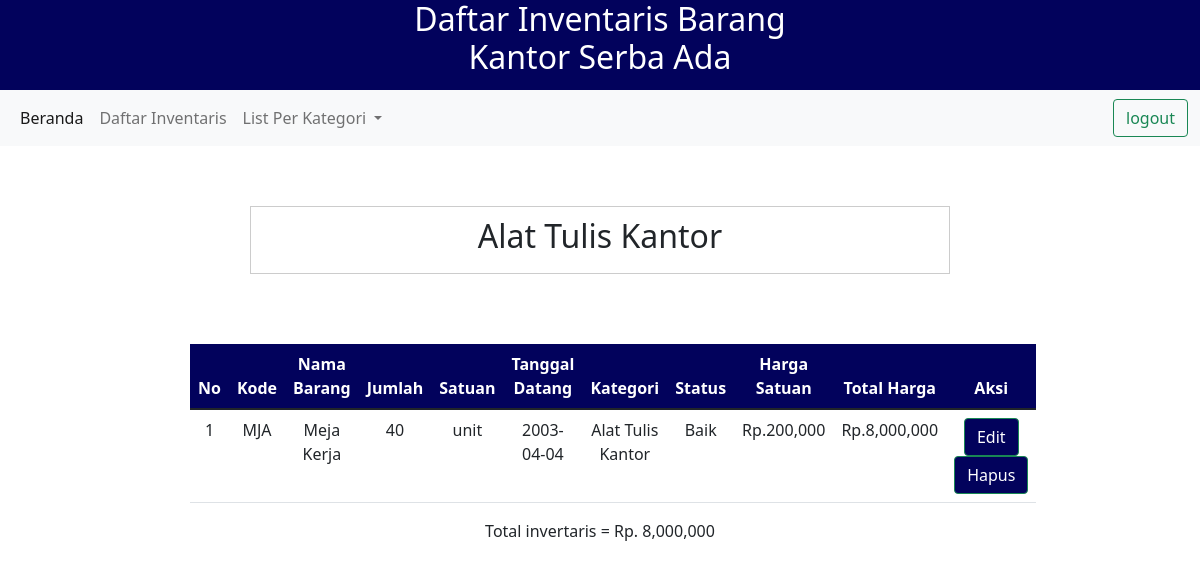
The app's page /list_kategori.php?kategori=Alat Tulis Kantor (signed in) with its own data.
### tables this page shows
CREATE TABLE `inventaris` (
  `kode_barang` varchar(10) NOT NULL,
  `nama_barang` varchar(30) DEFAULT NULL,
  `jumlah` int(11) DEFAULT NULL,
  `satuan` varchar(15) DEFAULT NULL,
  `tgl_datang` date DEFAULT NULL,
  `kategori` varchar(20) DEFAULT NULL,
  `status_barang` varchar(20) DEFAULT NULL,
  `harga` int(20) DEFAULT NULL
);

### list_kategori.php (the view, shortened to what this page needs)
<!DOCTYPE html>
<html lang="en">
    <?php
    include 'db.php';
$ambil=$_GET['kategori'];
    ?>
<head>
    <link rel="stylesheet" href="dashboard.css" type="text/css">
<link href="https://cdn.jsdelivr.net/npm/bootstrap@5.1.3/dist/css/bootstrap.min.css" rel="stylesheet">
</head>
<body>
    <div class="header">
        <h1>Daftar Inventaris Barang <br>Kantor Serba Ada</h1>
    </div>
    <nav class="navbar navbar-expand-lg navbar-light bg-light">
            <div class="container-fluid">
              <div class="collapse navbar-collapse" id="navbarSupportedContent">
                <ul class="navbar-nav me-auto mb-2 mb-lg-0">
                  <li class="nav-item">
                    <a class="nav-link active" aria-current="page" href="dashboard.php">Beranda</a>
                  </li>
                  <li class="nav-item">
                    <a class="nav-link" href="daftar.php">Daftar Inventaris</a>
                  </li>
                  <li class="nav-item dropdown">
                    <a class="nav-link dropdown-toggle" href="#" id="navbarDropdown" role="button" data-bs-toggle="dropdown" aria-expanded="false">
                      List Per Kategori
                    </a>
                  </li>
                </ul>
                <a href="logout.php">  <button class="btn btn-outline-success " type="submit">logout</button> </a>
              </div>
            </div>
          </nav>
<div class="box">
<h2 style="text-align: center;"><?php echo $ambil?> </h2>
</div>
<div class="tabel1">
        <table class="table table-hover">
        <thead style="background-color: rgb(2, 2, 92);">
        <tr style="color: white;">
            <th scope="col">No</th>
            <th scope="col">Kode</th>
            <th scope="col">Nama Barang</th>
            <th scope="col">Jumlah </th>
            <th scope="col">Satuan</th>
            <th scope="col">Tanggal Datang</th>
            <th scope="col">Kategori</th>
            <th scope="col">Status</th>
            <th scope="col">Harga Satuan</th>
            <th scope="col">Total Harga</th>
            <th scope="col">Aksi</th>
            </tr>
        </thead>
        <tbody>
        <?php
$i=1;
$tes = mysqli_query($conn, "SELECT * FROM inventaris where kategori = '$ambil'");
if(mysqli_num_rows($tes) > 0){
    while($p = $tes->fetch_object()){
?>
<tr>
    <td> <?php echo $i; ?> </td>
    <td> <?= $p -> kode_barang ?> </td>
    <td> <?= $p -> nama_barang ?> </td>
    <td> <?= $p -> jumlah ?> </td>
    <td> <?= $p -> satuan ?> </td>
    <td> <?= $p -> tgl_datang ?> </td>
    <td> <?= $p -> kategori ?> </td>
    <td> <?= $p -> status_barang ?> </td>
    <td> Rp.<?php echo number_format($p -> harga) ?> </td>
    <td> Rp.<?php echo number_format($p -> harga * $p -> jumlah) ?> </td>
    <td><a href="update.php?kode_barang=<?= $p->kode_barang ?> ">  <button class="btn btn-outline-success" style="background-color:  rgb(2, 2, 92); color :white" type="submit">Edit</button> </a>
    <a href="delete.php?kode_barang=<?= $p->kode_barang ?>  ">  <button class="btn btn-outline-success" style="background-color:  rgb(2, 2, 92);color :white" type="submit">Hapus</button> </a></td>
    <?php $i++;
    $tot= $tot + $p -> harga * $p -> jumlah;
    ?>
</tr>
<?php
    }
}
    ?>
        </tbody>
        </table>
        <?php echo 'Total invertaris = Rp. ';echo number_format($tot) ; ?>
</div>
</body>
</html>

### dashboard.css (style rules this page uses)
.header h1 { text-align: center; font-size: 2em; color: white; }
.header { background-color: rgb(2, 2, 92); top: 0cm; bottom: 0cm; padding-bottom: 5px; }
.navbar { top: 0cm; }
.box { margin: 60px auto; width: 700px; padding: 10px; border: 1px solid #ccc; background: white#191919; ; }
.tabel1 { margin: 50px auto; width: 70%; padding: 10px; text-align: center; transition: 0.25s; }

### records on screen
inventaris: kode_barang "MJA", nama_barang "Meja Kerja", jumlah "40", satuan "unit", tgl_datang "2003-04-04", kategori "Alat Tulis Kantor", status_barang "Baik", harga "200,000", $p -> harga * $p -> jumlah "8,000,000"

### other values on screen
$ambil "Alat Tulis Kantor"
$tot "8,000,000"
